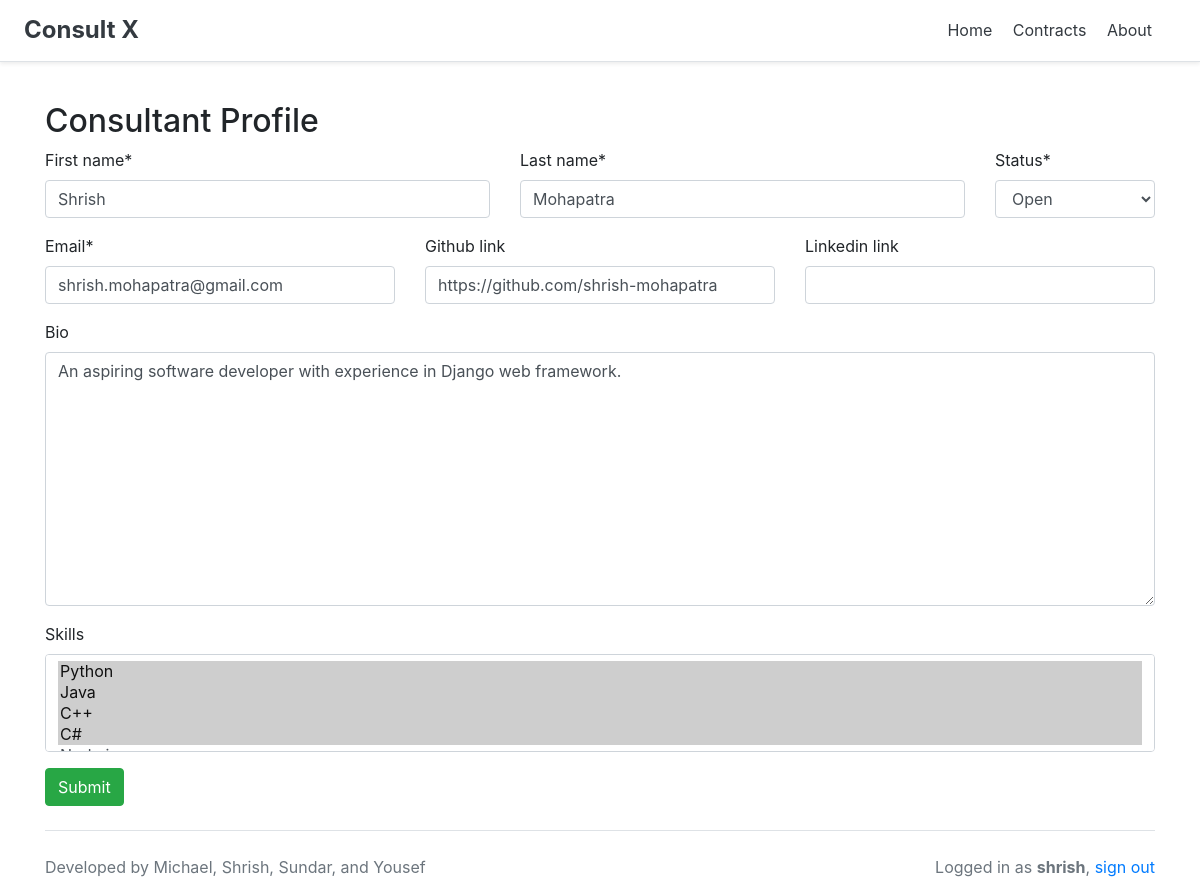
/profiles/edit_profile (signed in), run on the app's committed database.
### profiles/models.py (models this page shows, shortened)
class Consultant(models.Model):
    user = models.OneToOneField(User, on_delete=models.CASCADE, null=True, blank=True)
    first_name = models.CharField(max_length=64)
    last_name = models.CharField(max_length=64)
    email = models.CharField(max_length=64)
    bio = models.TextField(blank=True)
    linkedin_link = models.CharField(max_length=128, blank=True)
    github_link = models.CharField(max_length=128, blank=True)
    status = models.CharField(max_length=64, choices=ch_status, default = "Open")
    skills = models.ManyToManyField(Skill, blank=True)

### profiles/views.py (the view)
def edit_profile(request):
    profile, ref = get_profile(request)
    if request.method == 'POST':
        form = prof_forms[ref](request.POST, instance=profile)
        if form.is_valid():
            form.save()
            return redirect('index')
    else:
        form = prof_forms[ref](instance=profile)
    return render(request, prof_forms_html[ref], {'form': form})

### profiles/forms.py
class ConsultantForm(forms.ModelForm):
    class Meta:
        model = Consultant
        exclude = ('user',)
        fields = "__all__"

### profiles/models.py (called while the page is built)
    def __str__(self):
        return self.name

### profiles/views.py (called while the page is built)
def get_profile(request):
    profile, ref, status = get_profile_status(request)
    return profile, ref

def get_profile_status(request):
    status = False
    for i in range(len(prof_type)):
        query = prof_type[i].objects.filter(user=request.user)
        if len(query) != 0:
            if query[0].first_name != "":
                status = True
            return query[0], i, status
    return None, 0, status

### profiles/templates/consultant_form.html (shortened to what this page needs)
{% extends 'base.html' %}
{% load crispy_forms_tags %}
{% block body %}
<h2>Consultant Profile</h2>
<form method="POST" class="needs-validation">
    <div class="row">
        <div class="col-5">
            {{ form.first_name|as_crispy_field }}
        </div>
        <div class="col-5">
            {{ form.last_name|as_crispy_field }}
        </div>
        <div class="col-2">
            {{ form.status|as_crispy_field }}
        </div>
    </div>
    <div class="row">
        <div class="col-4">
            {{ form.email|as_crispy_field }}
        </div>
        <div class="col-4">
            {{ form.github_link|as_crispy_field }}
        </div>
        <div class="col-4">
            {{ form.linkedin_link|as_crispy_field }}
        </div>
    </div>
    {{ form.bio|as_crispy_field }}
    {{ form.skills|as_crispy_field }}
    <button type="submit" class="btn btn-success" name="button">Submit</button>
</form>
{% endblock %}

### login/templates/base.html (shortened to what this page needs)
<!doctype html>
<html lang="en">
    <head>
        {% load static %} <! CSS --->
        <link rel="stylesheet" href="https://stackpath.bootstrapcdn.com/bootstrap/4.3.1/css/bootstrap.min.css">
    </head>
    <body>
        <div class="d-flex flex-column flex-md-row align-items-center p-3 px-md-4 mb-3 bg-white border-bottom shadow-sm">
            <h4 class="my-0 mr-md-auto font-weight-normal"><a href="/index"><font color="#343a40"><b>Consult X</b></font></a></h4>
            <nav class="my-2 my-md-0 mr-md-3">
                <a class="p-2 text-dark" href="/index">Home</a>
                <a class="p-2 text-dark" href="/contracts">Contracts</a>
                <a class="p-2 text-dark" href="/about">About</a>
            </nav>
        </div>
        <div class="container">
            <br>
            {% block body %}
            {% endblock %}
            <br>
            <footer class="border-top"><br>
                <p class="float-right text-muted">
                    {% if user.get_username|length != 0 %}
                        Logged in as <b>{{ user.get_username }}</b>, <a href="/signout">sign out</a>
                    {% endif %}
                </p>
                <p class="text-muted">
                    Developed by Michael, Shrish, Sundar, and Yousef
                </p>
            </footer>
        </div>
    </body>
</html>

### data on the page
Consultant: first_name "Shrish", last_name "Mohapatra", status "Open", email "shrish.mohapatra@gmail.com", github_link "https://github.com/shrish-mohapatra", bio "An aspiring software developer with experience in Django web framework."

### other printed values
{{ user.get_username }} "shrish"
